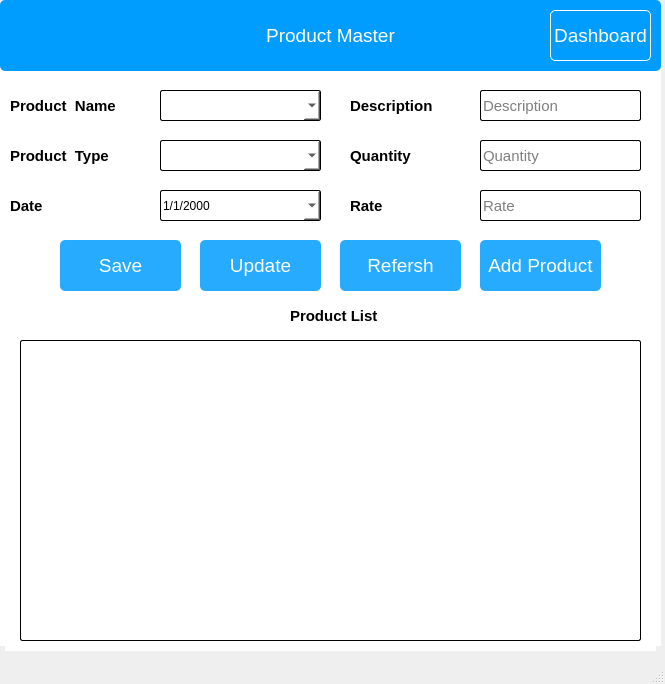
<?xml version="1.0" encoding="UTF-8"?>
<ui version="4.0">
 <class>MainWindow</class>
 <widget class="QMainWindow" name="MainWindow">
  <property name="geometry">
   <rect>
    <x>0</x>
    <y>0</y>
    <width>665</width>
    <height>684</height>
   </rect>
  </property>
  <property name="windowTitle">
   <string>MainWindow</string>
  </property>
  <widget class="QWidget" name="centralwidget">
   <widget class="QWidget" name="widget" native="true">
    <property name="geometry">
     <rect>
      <x>0</x>
      <y>0</y>
      <width>661</width>
      <height>651</height>
     </rect>
    </property>
    <property name="styleSheet">
     <string notr="true">background-color: white;
border-radius : 5px;
border :10px solid white;</string>
    </property>
    <widget class="QWidget" name="widget_2" native="true">
     <property name="geometry">
      <rect>
       <x>0</x>
       <y>0</y>
       <width>661</width>
       <height>71</height>
      </rect>
     </property>
     <property name="styleSheet">
      <string notr="true">background-color: rgb(0, 157, 255);
border : 0px;
</string>
     </property>
     <widget class="QLabel" name="label_7">
      <property name="geometry">
       <rect>
        <x>240</x>
        <y>10</y>
        <width>181</width>
        <height>51</height>
       </rect>
      </property>
      <property name="font">
       <font>
        <pointsize>14</pointsize>
       </font>
      </property>
      <property name="styleSheet">
       <string notr="true">color : white;
border : 0px;</string>
      </property>
      <property name="text">
       <string>Product Master</string>
      </property>
      <property name="alignment">
       <set>Qt::AlignCenter</set>
      </property>
     </widget>
     <widget class="QPushButton" name="pushButton_6">
      <property name="geometry">
       <rect>
        <x>550</x>
        <y>10</y>
        <width>101</width>
        <height>51</height>
       </rect>
      </property>
      <property name="font">
       <font>
        <pointsize>14</pointsize>
       </font>
      </property>
      <property name="styleSheet">
       <string notr="true">border-radius : 5px;
color : white;

border :1px solid white;</string>
      </property>
      <property name="text">
       <string>Dashboard</string>
      </property>
     </widget>
    </widget>
    <widget class="QLabel" name="label">
     <property name="geometry">
      <rect>
       <x>10</x>
       <y>80</y>
       <width>131</width>
       <height>51</height>
      </rect>
     </property>
     <property name="font">
      <font>
       <pointsize>11</pointsize>
       <weight>75</weight>
       <bold>true</bold>
      </font>
     </property>
     <property name="styleSheet">
      <string notr="true">border : 0px;</string>
     </property>
     <property name="text">
      <string>Product  Name</string>
     </property>
    </widget>
    <widget class="QLabel" name="label_2">
     <property name="geometry">
      <rect>
       <x>10</x>
       <y>130</y>
       <width>131</width>
       <height>51</height>
      </rect>
     </property>
     <property name="font">
      <font>
       <pointsize>11</pointsize>
       <weight>75</weight>
       <bold>true</bold>
      </font>
     </property>
     <property name="styleSheet">
      <string notr="true">border : 0px;</string>
     </property>
     <property name="text">
      <string>Product  Type</string>
     </property>
    </widget>
    <widget class="QLabel" name="label_3">
     <property name="geometry">
      <rect>
       <x>10</x>
       <y>180</y>
       <width>131</width>
       <height>51</height>
      </rect>
     </property>
     <property name="font">
      <font>
       <pointsize>11</pointsize>
       <weight>75</weight>
       <bold>true</bold>
      </font>
     </property>
     <property name="styleSheet">
      <string notr="true">border : 0px;</string>
     </property>
     <property name="text">
      <string>Date</string>
     </property>
    </widget>
    <widget class="QLabel" name="label_4">
     <property name="geometry">
      <rect>
       <x>350</x>
       <y>80</y>
       <width>131</width>
       <height>51</height>
      </rect>
     </property>
     <property name="font">
      <font>
       <pointsize>11</pointsize>
       <weight>75</weight>
       <bold>true</bold>
      </font>
     </property>
     <property name="styleSheet">
      <string notr="true">border : 0px;</string>
     </property>
     <property name="text">
      <string>Description</string>
     </property>
    </widget>
    <widget class="QLabel" name="label_5">
     <property name="geometry">
      <rect>
       <x>350</x>
       <y>130</y>
       <width>131</width>
       <height>51</height>
      </rect>
     </property>
     <property name="font">
      <font>
       <pointsize>11</pointsize>
       <weight>75</weight>
       <bold>true</bold>
      </font>
     </property>
     <property name="styleSheet">
      <string notr="true">border : 0px;</string>
     </property>
     <property name="text">
      <string>Quantity</string>
     </property>
    </widget>
    <widget class="QLabel" name="label_6">
     <property name="geometry">
      <rect>
       <x>350</x>
       <y>180</y>
       <width>131</width>
       <height>51</height>
      </rect>
     </property>
     <property name="font">
      <font>
       <pointsize>11</pointsize>
       <weight>75</weight>
       <bold>true</bold>
      </font>
     </property>
     <property name="styleSheet">
      <string notr="true">border : 0px;</string>
     </property>
     <property name="text">
      <string>Rate</string>
     </property>
    </widget>
    <widget class="QComboBox" name="comboBox_3">
     <property name="geometry">
      <rect>
       <x>160</x>
       <y>140</y>
       <width>161</width>
       <height>31</height>
      </rect>
     </property>
     <property name="font">
      <font>
       <pointsize>11</pointsize>
      </font>
     </property>
     <property name="styleSheet">
      <string notr="true">background-color : white;
border-radius:2px;
border: 1px solid black;</string>
     </property>
    </widget>
    <widget class="QDateEdit" name="dateEdit">
     <property name="geometry">
      <rect>
       <x>160</x>
       <y>190</y>
       <width>161</width>
       <height>31</height>
      </rect>
     </property>
     <property name="styleSheet">
      <string notr="true">background-color : white;
border-radius:2px;
border: 1px solid black;</string>
     </property>
     <property name="displayFormat">
      <string>d/M/yyyy</string>
     </property>
     <property name="calendarPopup">
      <bool>true</bool>
     </property>
    </widget>
    <widget class="QLineEdit" name="lineEdit_2">
     <property name="geometry">
      <rect>
       <x>480</x>
       <y>90</y>
       <width>161</width>
       <height>31</height>
      </rect>
     </property>
     <property name="font">
      <font>
       <pointsize>11</pointsize>
      </font>
     </property>
     <property name="styleSheet">
      <string notr="true">background-color : white;
border-radius:2px;
border: 1px solid black;</string>
     </property>
     <property name="placeholderText">
      <string>Description</string>
     </property>
    </widget>
    <widget class="QLineEdit" name="lineEdit_3">
     <property name="geometry">
      <rect>
       <x>480</x>
       <y>140</y>
       <width>161</width>
       <height>31</height>
      </rect>
     </property>
     <property name="font">
      <font>
       <pointsize>11</pointsize>
      </font>
     </property>
     <property name="styleSheet">
      <string notr="true">background-color : white;
border-radius:2px;
border: 1px solid black;</string>
     </property>
     <property name="placeholderText">
      <string>Quantity</string>
     </property>
    </widget>
    <widget class="QLineEdit" name="lineEdit_4">
     <property name="geometry">
      <rect>
       <x>480</x>
       <y>190</y>
       <width>161</width>
       <height>31</height>
      </rect>
     </property>
     <property name="font">
      <font>
       <pointsize>11</pointsize>
      </font>
     </property>
     <property name="styleSheet">
      <string notr="true">background-color : white;
border-radius:2px;
border: 1px solid black;</string>
     </property>
     <property name="placeholderText">
      <string>Rate</string>
     </property>
    </widget>
    <widget class="QPushButton" name="pushButton">
     <property name="geometry">
      <rect>
       <x>60</x>
       <y>240</y>
       <width>121</width>
       <height>51</height>
      </rect>
     </property>
     <property name="font">
      <font>
       <pointsize>14</pointsize>
      </font>
     </property>
     <property name="styleSheet">
      <string notr="true">border-radius : 5px;
color : white;
background-color: rgb(38, 171, 255);
border : 0px</string>
     </property>
     <property name="text">
      <string>Save</string>
     </property>
    </widget>
    <widget class="QPushButton" name="pushButton_3">
     <property name="geometry">
      <rect>
       <x>200</x>
       <y>240</y>
       <width>121</width>
       <height>51</height>
      </rect>
     </property>
     <property name="font">
      <font>
       <pointsize>14</pointsize>
      </font>
     </property>
     <property name="styleSheet">
      <string notr="true">border-radius : 5px;
color : white;
background-color: rgb(38, 171, 255);
border : 0px</string>
     </property>
     <property name="text">
      <string>Update</string>
     </property>
    </widget>
    <widget class="QPushButton" name="pushButton_4">
     <property name="geometry">
      <rect>
       <x>340</x>
       <y>240</y>
       <width>121</width>
       <height>51</height>
      </rect>
     </property>
     <property name="font">
      <font>
       <pointsize>14</pointsize>
      </font>
     </property>
     <property name="styleSheet">
      <string notr="true">border-radius : 5px;
color : white;
background-color: rgb(38, 171, 255);
border : 0px</string>
     </property>
     <property name="text">
      <string>Refersh</string>
     </property>
    </widget>
    <widget class="QPushButton" name="pushButton_5">
     <property name="geometry">
      <rect>
       <x>480</x>
       <y>240</y>
       <width>121</width>
       <height>51</height>
      </rect>
     </property>
     <property name="font">
      <font>
       <pointsize>14</pointsize>
      </font>
     </property>
     <property name="styleSheet">
      <string notr="true">border-radius : 5px;
color : white;
background-color: rgb(38, 171, 255);
border : 0px</string>
     </property>
     <property name="text">
      <string>Add Product</string>
     </property>
    </widget>
    <widget class="QTableWidget" name="tB">
     <property name="geometry">
      <rect>
       <x>20</x>
       <y>340</y>
       <width>621</width>
       <height>301</height>
      </rect>
     </property>
     <property name="styleSheet">
      <string notr="true">background-color : white;
border-radius:2px;
border: 1px solid black;</string>
     </property>
    </widget>
    <widget class="QLabel" name="label_8">
     <property name="geometry">
      <rect>
       <x>290</x>
       <y>290</y>
       <width>131</width>
       <height>51</height>
      </rect>
     </property>
     <property name="font">
      <font>
       <pointsize>11</pointsize>
       <weight>75</weight>
       <bold>true</bold>
      </font>
     </property>
     <property name="styleSheet">
      <string notr="true">border : 0px;
background-color : transparent;</string>
     </property>
     <property name="text">
      <string>Product List</string>
     </property>
    </widget>
    <widget class="QComboBox" name="comboBox_1">
     <property name="geometry">
      <rect>
       <x>160</x>
       <y>90</y>
       <width>161</width>
       <height>31</height>
      </rect>
     </property>
     <property name="font">
      <font>
       <pointsize>11</pointsize>
      </font>
     </property>
     <property name="styleSheet">
      <string notr="true">background-color : white;
border-radius:2px;
border: 1px solid black;</string>
     </property>
    </widget>
   </widget>
  </widget>
  <widget class="QMenuBar" name="menubar">
   <property name="geometry">
    <rect>
     <x>0</x>
     <y>0</y>
     <width>665</width>
     <height>21</height>
    </rect>
   </property>
  </widget>
  <widget class="QStatusBar" name="statusbar"/>
 </widget>
 <resources/>
 <connections>
  <connection>
   <sender>pushButton_4</sender>
   <signal>clicked()</signal>
   <receiver>lineEdit_2</receiver>
   <slot>clear()</slot>
   <hints>
    <hint type="sourcelabel">
     <x>460</x>
     <y>282</y>
    </hint>
    <hint type="destinationlabel">
     <x>544</x>
     <y>133</y>
    </hint>
   </hints>
  </connection>
  <connection>
   <sender>pushButton_4</sender>
   <signal>clicked()</signal>
   <receiver>lineEdit_3</receiver>
   <slot>clear()</slot>
   <hints>
    <hint type="sourcelabel">
     <x>485</x>
     <y>287</y>
    </hint>
    <hint type="destinationlabel">
     <x>568</x>
     <y>171</y>
    </hint>
   </hints>
  </connection>
  <connection>
   <sender>pushButton_4</sender>
   <signal>clicked()</signal>
   <receiver>lineEdit_4</receiver>
   <slot>clear()</slot>
   <hints>
    <hint type="sourcelabel">
     <x>455</x>
     <y>291</y>
    </hint>
    <hint type="destinationlabel">
     <x>516</x>
     <y>225</y>
    </hint>
   </hints>
  </connection>
 </connections>
</ui>
